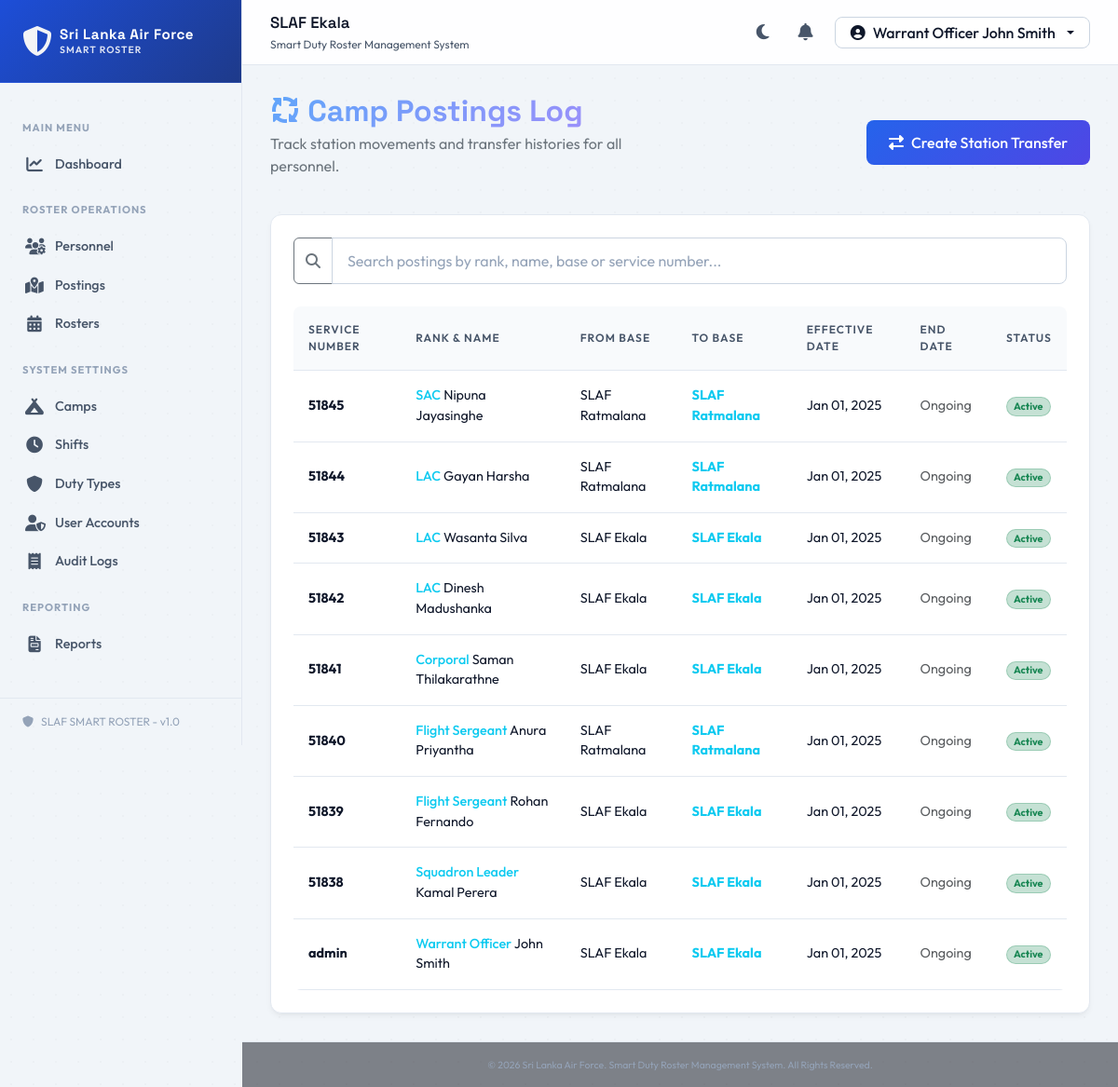
/postings (signed in), run on the app's committed database.
### tables this page shows
CREATE TABLE IF NOT EXISTS `camps` (
  `camp_id` INT AUTO_INCREMENT PRIMARY KEY,
  `camp_code` VARCHAR(50) UNIQUE NOT NULL,
  `camp_name` VARCHAR(150) NOT NULL,
  `address` TEXT NULL,
  `status` ENUM('Active', 'Inactive') DEFAULT 'Active',
  `created_at` TIMESTAMP DEFAULT CURRENT_TIMESTAMP,
  `updated_at` TIMESTAMP DEFAULT CURRENT_TIMESTAMP ON UPDATE CURRENT_TIMESTAMP,
  INDEX idx_camp_status (`status`)
);

CREATE TABLE IF NOT EXISTS `postings` (
  `posting_id` INT AUTO_INCREMENT PRIMARY KEY,
  `service_number` VARCHAR(30) NOT NULL,
  `from_camp_id` INT NOT NULL,
  `to_camp_id` INT NOT NULL,
  `effective_date` DATE NOT NULL,
  `end_date` DATE NULL,
  `status` ENUM('Completed', 'Active', 'Pending') DEFAULT 'Active',
  `created_at` TIMESTAMP DEFAULT CURRENT_TIMESTAMP,
  FOREIGN KEY (`service_number`) REFERENCES `personnel` (`service_number`) ON DELETE CASCADE ON UPDATE CASCADE,
  FOREIGN KEY (`from_camp_id`) REFERENCES `camps` (`camp_id`),
  FOREIGN KEY (`to_camp_id`) REFERENCES `camps` (`camp_id`),
  INDEX idx_posting_service_date (`service_number`, `effective_date`)
);

CREATE TABLE IF NOT EXISTS `personnel` (
  `service_number` VARCHAR(30) PRIMARY KEY,
  `rank` VARCHAR(50) NOT NULL,
  `initials` VARCHAR(50) NOT NULL,
  `full_name` VARCHAR(255) NOT NULL,
  `trade` VARCHAR(100) NOT NULL,
  `squadron` VARCHAR(100) NOT NULL,
  `camp_id` INT NOT NULL,
  `contact_number` VARCHAR(30) NULL,
  `email` VARCHAR(150) UNIQUE NOT NULL,
  `status` ENUM('Active', 'Inactive', 'Temporary Duty', 'Leave') DEFAULT 'Active',
  `created_at` TIMESTAMP DEFAULT CURRENT_TIMESTAMP,
  `updated_at` TIMESTAMP DEFAULT CURRENT_TIMESTAMP ON UPDATE CURRENT_TIMESTAMP,
  FOREIGN KEY (`camp_id`) REFERENCES `camps` (`camp_id`) ON UPDATE CASCADE,
  INDEX idx_personnel_camp (`camp_id`),
  INDEX idx_personnel_status (`status`)
);

### controllers/PersonnelController.php (called while the page is built, shortened)
<?php
class PersonnelController {
    public function postingsIndex() {
        $postings = Posting::getHistory();
        include __DIR__ . '/../views/postings/index.php';
    }
}

### helpers/Session.php (called while the page is built, shortened)
<?php
class Session {
    public static function get($key, $default = null) {
        return isset($_SESSION[$key]) ? $_SESSION[$key] : $default;
    }
    public static function has($key) {
        return isset($_SESSION[$key]);
    }
}

### middleware/LocationMiddleware.php (called while the page is built, shortened)
<?php
class LocationMiddleware {
    public static function getCampConstraint() {
        return null;
    }
}

### models/Posting.php (called while the page is built, shortened)
<?php
class Posting {
    public static function getHistory($serviceNumber = null) {
        $db = Database::getInstance()->getConnection();
        $restrictedCampId = LocationMiddleware::getCampConstraint();
        $sql = "SELECT p.*, fc.camp_name as from_camp, tc.camp_name as to_camp, pers.full_name, pers.rank
                FROM postings p
                JOIN camps fc ON p.from_camp_id = fc.camp_id
                JOIN camps tc ON p.to_camp_id = tc.camp_id
                JOIN personnel pers ON p.service_number = pers.service_number
                WHERE 1=1";
        $params = [];
        $sql .= " ORDER BY p.effective_date DESC, p.posting_id DESC";
        $stmt = $db->prepare($sql);
        $stmt->execute($params);
        return $stmt->fetchAll();
    }
}

### views/postings/index.php (the view, shortened to what this page needs)
<?php
include __DIR__ . '/../layout/header.php';
?>
<div class="row mb-4 align-items-center">
    <div class="col-md-6">
        <h2 class="fw-bold mb-1 gradient-text"><i class="fas fa-arrows-spin"></i> Camp Postings Log</h2>
        <p class="text-secondary">Track station movements and transfer histories for all personnel.</p>
    </div>
    <div class="col-md-6 text-md-end">
        <?php if ($roleName === 'SNCO' || $roleName === 'Administrator'): ?>
            <button type="button" class="btn btn-custom btn-custom-primary" data-bs-toggle="modal" data-bs-target="#addPostingModal">
                <i class="fas fa-right-left"></i> Create Station Transfer
            </button>
        <?php endif; ?>
    </div>
</div>
<div class="glass-card p-4">
    <div class="mb-4">
        <div class="input-group">
            <span class="input-group-text bg-transparent border-secondary text-secondary"><i class="fas fa-search"></i></span>
            <input type="text" id="postingsSearchInput" class="form-control form-control-custom" placeholder="Search postings by rank, name, base or service number...">
        </div>
    </div>
    <div class="table-custom-container">
        <table class="table-custom" id="postingsTable">
            <thead>
                <tr>
                    <th>Service Number</th>
                    <th>Rank & Name</th>
                    <th>From Base</th>
                    <th>To Base</th>
                    <th>Effective Date</th>
                    <th>End Date</th>
                    <th>Status</th>
                </tr>
            </thead>
            <tbody>
                <?php if (empty($postings)): ?>
                    <tr>
                        <td colspan="7" class="text-center text-secondary py-4">No posting transfers registered.</td>
                    </tr>
                <?php else: ?>
                    <?php foreach ($postings as $pos): ?>
                        <tr class="posting-row">
                            <td class="fw-bold search-cell-service"><?= htmlspecialchars($pos['service_number']) ?></td>
                            <td class="search-cell-name">
                                <span class="text-info fw-medium"><?= htmlspecialchars($pos['rank']) ?></span>
                                <?= htmlspecialchars($pos['full_name']) ?>
                            </td>
                            <td><?= htmlspecialchars($pos['from_camp']) ?></td>
                            <td class="text-info fw-bold"><?= htmlspecialchars($pos['to_camp']) ?></td>
                            <td><?= date('M d, Y', strtotime($pos['effective_date'])) ?></td>
                            <td><?= $pos['end_date'] ? date('M d, Y', strtotime($pos['end_date'])) : '<span class="text-muted">Ongoing</span>' ?></td>
                            <td>
                                <span class="badge rounded-pill bg-<?= $pos['status'] === 'Active' ? 'success' : 'secondary' ?> bg-opacity-25 border border-<?= $pos['status'] === 'Active' ? 'success' : 'secondary' ?> border-opacity-25 text-<?= $pos['status'] === 'Active' ? 'success' : 'secondary' ?> px-2.5">
                                    <?= $pos['status'] ?>
                                </span>
                            </td>
                        </tr>
                    <?php endforeach; ?>
                <?php endif; ?>
            </tbody>
        </table>
    </div>
</div>
<?php
include __DIR__ . '/../layout/footer.php';
?>

### views/layout/header.php (shortened to what this page needs)
<?php
$isLoggedIn = Session::has('user_id');
$roleName = Session::get('role_name');
$fullName = Session::get('full_name');
$rankName = Session::get('rank');
?>
<!DOCTYPE html>
<html lang="en">
<head>
    <link href="<?= BASE_URL ?>/views/assets/vendor/css/bootstrap.min.css" rel="stylesheet">
    <link href="<?= BASE_URL ?>/views/assets/vendor/css/all.min.css" rel="stylesheet">
    <link href="<?= BASE_URL ?>/views/assets/css/style.css" rel="stylesheet">
</head>
<body>
    <?php if ($isLoggedIn):
        $campName = 'SLAF Base';
        if (Session::get('camp_id')) {
            try {
                $db = Database::getInstance()->getConnection();
                $stmt = $db->prepare("SELECT camp_name FROM camps WHERE camp_id = ?");
                $stmt->execute([Session::get('camp_id')]);
                $campName = $stmt->fetchColumn() ?: 'SLAF Base';
            } catch (Exception $e) {
            }
        }
    ?>
    <div class="app-container">
        <aside class="sidebar-custom offcanvas-lg offcanvas-start" id="sidebarMenu" tabindex="-1" aria-labelledby="sidebarMenuLabel">
            <div class="sidebar-header d-flex align-items-center justify-content-between">
                <div class="d-flex align-items-center gap-2">
                    <div class="sidebar-brand-img"><i class="fas fa-shield-halved"></i></div>
                    <div class="sidebar-brand-text">
                        <div class="sidebar-brand-title">Sri Lanka Air Force</div>
                        <div class="sidebar-brand-subtitle">SMART ROSTER</div>
                    </div>
                </div>
            </div>
            <div class="sidebar-menu">
                <div class="sidebar-group-title">Main Menu</div>
                <a class="sidebar-link <?= ($route ?? '') === '/dashboard' ? 'active' : '' ?>" href="<?= BASE_URL ?>/dashboard">
                    <i class="fas fa-chart-line"></i> Dashboard
                </a>
                <?php if ($roleName === 'Administrator'): ?>
                    <div class="sidebar-group-title">Roster Operations</div>
                    <a class="sidebar-link <?= ($route ?? '') === '/personnel' ? 'active' : '' ?>" href="<?= BASE_URL ?>/personnel">
                        <i class="fas fa-users-gear"></i> Personnel
                    </a>
                    <a class="sidebar-link <?= ($route ?? '') === '/postings' ? 'active' : '' ?>" href="<?= BASE_URL ?>/postings">
                        <i class="fas fa-map-location-dot"></i> Postings
                    </a>
                    <a class="sidebar-link <?= ($route ?? '') === '/rosters' ? 'active' : '' ?>" href="<?= BASE_URL ?>/rosters">
                        <i class="fas fa-calendar-days"></i> Rosters
                    </a>
                    <div class="sidebar-group-title">System Settings</div>
                    <a class="sidebar-link <?= ($route ?? '') === '/camps' ? 'active' : '' ?>" href="<?= BASE_URL ?>/camps">
                        <i class="fas fa-campground"></i> Camps
                    </a>
                    <a class="sidebar-link <?= ($route ?? '') === '/shifts' ? 'active' : '' ?>" href="<?= BASE_URL ?>/shifts">
                        <i class="fas fa-clock"></i> Shifts
                    </a>
                    <a class="sidebar-link <?= ($route ?? '') === '/duty-types' ? 'active' : '' ?>" href="<?= BASE_URL ?>/duty-types">
                        <i class="fas fa-shield"></i> Duty Types
                    </a>
                    <a class="sidebar-link <?= ($route ?? '') === '/users' ? 'active' : '' ?>" href="<?= BASE_URL ?>/users">
                        <i class="fas fa-user-shield"></i> User Accounts
                    </a>
                    <a class="sidebar-link <?= ($route ?? '') === '/audit-logs' ? 'active' : '' ?>" href="<?= BASE_URL ?>/audit-logs">
                        <i class="fas fa-receipt"></i> Audit Logs
                    </a>
                    <div class="sidebar-group-title">Reporting</div>
                    <a class="sidebar-link <?= ($route ?? '') === '/reports' ? 'active' : '' ?>" href="<?= BASE_URL ?>/reports">
                        <i class="fas fa-file-invoice"></i> Reports
                    </a>
                <?php endif; ?>
            </div>
            <div class="sidebar-footer">
                <i class="fas fa-shield"></i> SLAF SMART ROSTER - v1.0
            </div>
        </aside>
        <div class="main-layout">
            <header class="topbar-custom">
                <div class="d-flex align-items-center">
                    <div class="topbar-title-section">
                        <div class="topbar-title d-none d-md-block"><?= htmlspecialchars($campName) ?></div>
                        <div class="topbar-subtitle d-none d-md-block">Smart Duty Roster Management System</div>
                    </div>
                </div>
                <div class="topbar-actions">
                    <button class="topbar-action-btn" id="themeToggle" title="Toggle theme">
                        <i class="fas fa-moon"></i>
                    </button>
                    <a href="<?= BASE_URL ?>/notifications" class="topbar-action-btn position-relative text-decoration-none" title="Notifications">
                        <i class="fas fa-bell"></i>
                    </a>
                    <div class="dropdown">
                        <button class="btn btn-custom btn-custom-secondary dropdown-toggle py-1 px-2 px-md-3" type="button" id="userMenu" data-bs-toggle="dropdown" aria-expanded="false">
                            <i class="fas fa-user-circle"></i> <span class="d-none d-md-inline"><?= htmlspecialchars($rankName . ' ' . $fullName) ?></span>
                        </button>
                    </div>
                </div>
            </header>
            <div class="main-content-container">
    <?php else: ?>
        <div class="container my-4 content-wrapper">
    <?php endif; ?>

### data on the page
camps: camp_name "SLAF Ekala"
postings: service_number "51845", service_number.rank "SAC", service_number.full_name "Nipuna Jayasinghe", from_camp.camp_name "SLAF Ratmalana", effective_date "Jan 01, 2025", shows "Ongoing", status "Active"
postings: service_number "51844", service_number.rank "LAC", service_number.full_name "Gayan Harsha", from_camp.camp_name "SLAF Ratmalana", effective_date "Jan 01, 2025", shows "Ongoing", status "Active"
postings: service_number "51843", service_number.rank "LAC", service_number.full_name "Wasanta Silva", from_camp.camp_name "SLAF Ekala", effective_date "Jan 01, 2025", shows "Ongoing", status "Active"
postings: service_number "51842", service_number.rank "LAC", service_number.full_name "Dinesh Madushanka", from_camp.camp_name "SLAF Ekala", effective_date "Jan 01, 2025", shows "Ongoing", status "Active"
postings: service_number "51841", service_number.rank "Corporal", service_number.full_name "Saman Thilakarathne", from_camp.camp_name "SLAF Ekala", effective_date "Jan 01, 2025", shows "Ongoing", status "Active"
postings: service_number "51840", service_number.rank "Flight Sergeant", service_number.full_name "Anura Priyantha", from_camp.camp_name "SLAF Ratmalana", effective_date "Jan 01, 2025", shows "Ongoing", status "Active"
postings: service_number "51839", service_number.rank "Flight Sergeant", service_number.full_name "Rohan Fernando", from_camp.camp_name "SLAF Ekala", effective_date "Jan 01, 2025", shows "Ongoing", status "Active"
postings: service_number "51838", service_number.rank "Squadron Leader", service_number.full_name "Kamal Perera", from_camp.camp_name "SLAF Ekala", effective_date "Jan 01, 2025", shows "Ongoing", status "Active"
postings: service_number "admin", service_number.rank "Warrant Officer", service_number.full_name "John Smith", from_camp.camp_name "SLAF Ekala", effective_date "Jan 01, 2025", shows "Ongoing", status "Active"

### other printed values
$rankName . ' ' . $fullName "Warrant Officer John Smith"
